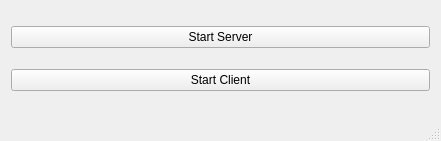
<?xml version="1.0" encoding="UTF-8"?>
<ui version="4.0">
 <class>MainWindow</class>
 <widget class="QMainWindow" name="MainWindow">
  <property name="geometry">
   <rect>
    <x>0</x>
    <y>0</y>
    <width>441</width>
    <height>141</height>
   </rect>
  </property>
  <property name="windowTitle">
   <string>Launcher</string>
  </property>
  <widget class="QWidget" name="centralWidget">
   <layout class="QVBoxLayout" name="verticalLayout">
    <item>
     <widget class="QPushButton" name="serverButton">
      <property name="text">
       <string>Start Server</string>
      </property>
     </widget>
    </item>
    <item>
     <widget class="QPushButton" name="clientButton">
      <property name="text">
       <string>Start Client</string>
      </property>
     </widget>
    </item>
   </layout>
  </widget>
  <widget class="QStatusBar" name="statusBar"/>
 </widget>
 <layoutdefault spacing="6" margin="11"/>
 <resources/>
 <connections/>
</ui>
